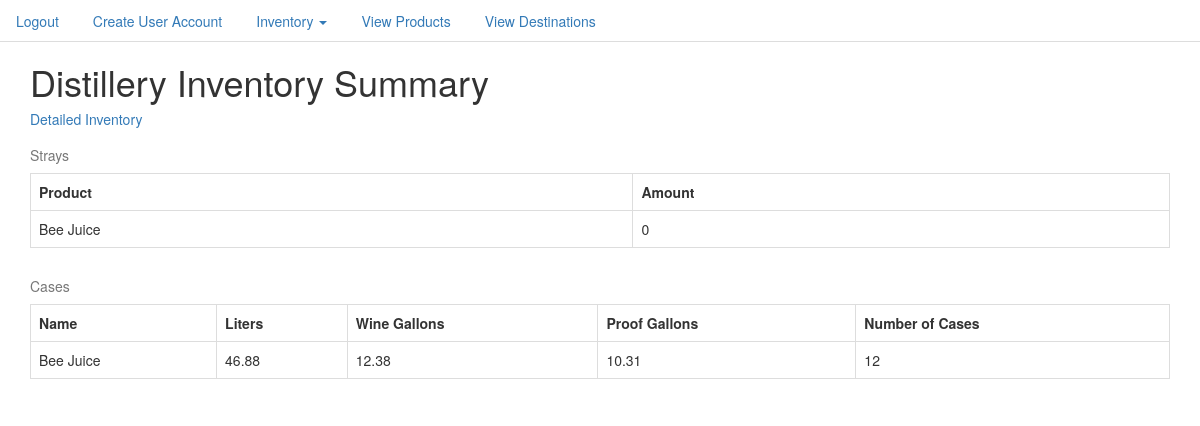
The app's page / (signed in) with its own data.
### inventory/models.py (models this page shows, shortened)
class Product(models.Model):
    product_name = models.CharField(max_length=50)
    product_type = models.CharField(max_length=50)
    UPC = models.CharField(max_length=20)
    bottle_size = models.IntegerField()
    def __str__(self):
        return str(self.product_name)
    @property
    def number_of_strays(self):
        return Stray.objects.filter(name=self).count()
    @property
    def number_of_cases(self):
        return InventoryItem.objects.filter(name=self).count()
    @property
    def total_liters(self):
        cases = InventoryItem.objects.filter(name=self)
        liters = []
        for case in cases:
            liters.append(case.liters)
        return sum(liters)
    @property
    def total_wine_gallons(self):
        return round((float(self.total_liters) * .264172),2)
    @property
    def total_proof_gallons(self):
        cases = InventoryItem.objects.filter(name=self)
        proof_gallons = []
        for case in cases:
            proof_gallons.append(case.proof_gallons)
        return round(sum(proof_gallons),2)

class InventoryItem(models.Model):
    case_number = models.IntegerField(unique=True)
    date_assigned = models.DateField()
    name = models.ForeignKey(Product, on_delete=models.PROTECT)
    proof = models.DecimalField(max_digits=5,decimal_places=2)
    date_removed = models.DateTimeField(null=True,blank=True)
    destination = models.CharField(null=True,max_length=100)
    case_fraction = models.DecimalField(max_digits=5,decimal_places=4,default=1.0)
    @property
    def bottles_per_case(self):
        if self.name.bottle_size == 750:
            return int(round(6 * self.case_fraction,0))
        elif self.name.bottle_size == 375:
            return int(round(12 * self.case_fraction,0))
    @property
    def liters(self):
        return round(self.name.bottle_size/1000 * self.bottles_per_case,2)
    @property
    def wine_gallons(self):
        return round((float(self.liters) * .264172),2)
    @property
    def proof_gallons(self):
        return round((int(self.proof)/100 * self.wine_gallons), 2)

### inventory/views.py (the view)
# urls.py: url(r'^$', InventorySummaryView.as_view(), name='inventory_summary_view'),
class InventorySummaryView(LoginRequiredMixin, ListView):
    model = Product
    def get_template_names(self):
        return('inventory/inventory_summary.html')

### templates/inventory/inventory_summary.html (shortened to what this page needs)
{% extends 'base.html' %}
{% block content %}
<div class="container">
  <h1>Distillery Inventory Summary</h1>
  <h5><a href="{% url 'inventory_list_view' %}">Detailed Inventory</a></h5>
  <table  class="table table-bordered" >
      <caption>Strays</caption>
    <tr>
      <th>Product</th>
      <th>Amount</th>
    </tr>
    {% for product in object_list %}
    <tr>
      <td>{{product}}</td>
        <td>{{product.number_of_strays}}</td>
    </tr>
    {% endfor %}
<table  class="table table-bordered" >
    <caption>Cases</caption>
  <tr>
    <th>Name</th>
    <th>Liters</th>
    <th>Wine Gallons</th>
    <th>Proof Gallons</th>
    <th>Number of Cases</th>
  </tr>
  {% for product in object_list %}
  <tr>
    <td>{{product}}</td>
    <td>{{product.total_liters}}</td>
    <td>{{product.total_wine_gallons}}</td>
    <td>{{product.total_proof_gallons}}</td>
    <td>{{product.number_of_cases}}</td>
  </tr>
  {% endfor %}
</div>
{% endblock %}

### templates/base.html (style rules this page uses)
body { background-color: white; }

### records on screen
Product: product_name "Bee Juice", number_of_strays "0", total_liters "46.88", total_wine_gallons "12.38", total_proof_gallons "10.31", number_of_cases "12"
